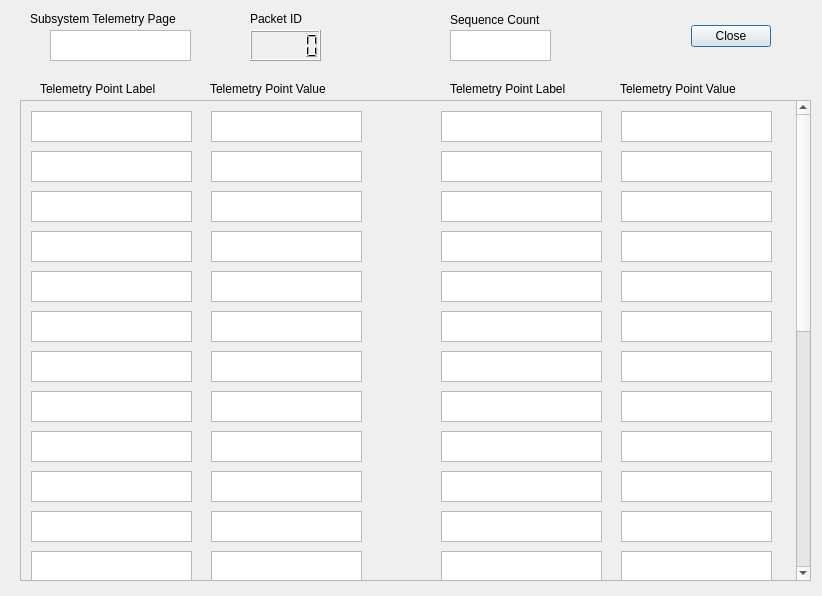
<?xml version="1.0" encoding="UTF-8"?>
<ui version="4.0">
 <class>GenericTelemetryDialog</class>
 <widget class="QDialog" name="GenericTelemetryDialog">
  <property name="geometry">
   <rect>
    <x>0</x>
    <y>0</y>
    <width>822</width>
    <height>596</height>
   </rect>
  </property>
  <property name="windowTitle">
   <string>Telemetry Page</string>
  </property>
  <widget class="QDialogButtonBox" name="buttonBox">
   <property name="geometry">
    <rect>
     <x>680</x>
     <y>20</y>
     <width>91</width>
     <height>32</height>
    </rect>
   </property>
   <property name="orientation">
    <enum>Qt::Horizontal</enum>
   </property>
   <property name="standardButtons">
    <set>QDialogButtonBox::Close</set>
   </property>
  </widget>
  <widget class="QLCDNumber" name="packetId">
   <property name="geometry">
    <rect>
     <x>250</x>
     <y>30</y>
     <width>71</width>
     <height>31</height>
    </rect>
   </property>
  </widget>
  <widget class="QLabel" name="packetIdLabel">
   <property name="geometry">
    <rect>
     <x>250</x>
     <y>10</y>
     <width>66</width>
     <height>17</height>
    </rect>
   </property>
   <property name="text">
    <string>Packet ID</string>
   </property>
  </widget>
  <widget class="QLabel" name="subSystemTelemetryPageLabel">
   <property name="geometry">
    <rect>
     <x>30</x>
     <y>10</y>
     <width>191</width>
     <height>17</height>
    </rect>
   </property>
   <property name="text">
    <string>Subsystem Telemetry Page</string>
   </property>
  </widget>
  <widget class="QTextBrowser" name="subSystemTextBrowser">
   <property name="geometry">
    <rect>
     <x>50</x>
     <y>30</y>
     <width>141</width>
     <height>31</height>
    </rect>
   </property>
  </widget>
  <widget class="QLabel" name="label">
   <property name="geometry">
    <rect>
     <x>40</x>
     <y>80</y>
     <width>151</width>
     <height>17</height>
    </rect>
   </property>
   <property name="text">
    <string>Telemetry Point Label</string>
   </property>
  </widget>
  <widget class="QLabel" name="label_2">
   <property name="geometry">
    <rect>
     <x>210</x>
     <y>80</y>
     <width>151</width>
     <height>17</height>
    </rect>
   </property>
   <property name="text">
    <string>Telemetry Point Value</string>
   </property>
  </widget>
  <widget class="QLabel" name="label_3">
   <property name="geometry">
    <rect>
     <x>620</x>
     <y>80</y>
     <width>151</width>
     <height>17</height>
    </rect>
   </property>
   <property name="text">
    <string>Telemetry Point Value</string>
   </property>
  </widget>
  <widget class="QLabel" name="label_4">
   <property name="geometry">
    <rect>
     <x>450</x>
     <y>80</y>
     <width>151</width>
     <height>17</height>
    </rect>
   </property>
   <property name="text">
    <string>Telemetry Point Label</string>
   </property>
  </widget>
  <widget class="QLabel" name="label_5">
   <property name="geometry">
    <rect>
     <x>450</x>
     <y>10</y>
     <width>111</width>
     <height>20</height>
    </rect>
   </property>
   <property name="text">
    <string>Sequence Count</string>
   </property>
  </widget>
  <widget class="QTextBrowser" name="sequenceCount">
   <property name="geometry">
    <rect>
     <x>450</x>
     <y>30</y>
     <width>101</width>
     <height>31</height>
    </rect>
   </property>
  </widget>
  <widget class="QScrollArea" name="scrollArea">
   <property name="geometry">
    <rect>
     <x>20</x>
     <y>100</y>
     <width>791</width>
     <height>481</height>
    </rect>
   </property>
   <property name="verticalScrollBarPolicy">
    <enum>Qt::ScrollBarAlwaysOn</enum>
   </property>
   <property name="widgetResizable">
    <bool>true</bool>
   </property>
   <widget class="QWidget" name="scrollAreaWidgetContents">
    <property name="geometry">
     <rect>
      <x>0</x>
      <y>-437</y>
      <width>771</width>
      <height>1000</height>
     </rect>
    </property>
    <property name="minimumSize">
     <size>
      <width>0</width>
      <height>1000</height>
     </size>
    </property>
    <widget class="QTextBrowser" name="itemValueTextBrowser_7">
     <property name="geometry">
      <rect>
       <x>190</x>
       <y>250</y>
       <width>151</width>
       <height>31</height>
      </rect>
     </property>
    </widget>
    <widget class="QTextBrowser" name="itemLabelTextBrowser_3">
     <property name="geometry">
      <rect>
       <x>10</x>
       <y>90</y>
       <width>161</width>
       <height>31</height>
      </rect>
     </property>
    </widget>
    <widget class="QTextBrowser" name="itemLabelTextBrowser_6">
     <property name="geometry">
      <rect>
       <x>10</x>
       <y>210</y>
       <width>161</width>
       <height>31</height>
      </rect>
     </property>
    </widget>
    <widget class="QTextBrowser" name="itemLabelTextBrowser_5">
     <property name="geometry">
      <rect>
       <x>10</x>
       <y>170</y>
       <width>161</width>
       <height>31</height>
      </rect>
     </property>
    </widget>
    <widget class="QTextBrowser" name="itemLabelTextBrowser_1">
     <property name="geometry">
      <rect>
       <x>10</x>
       <y>10</y>
       <width>161</width>
       <height>31</height>
      </rect>
     </property>
    </widget>
    <widget class="QTextBrowser" name="itemValueTextBrowser_1">
     <property name="geometry">
      <rect>
       <x>190</x>
       <y>10</y>
       <width>151</width>
       <height>31</height>
      </rect>
     </property>
    </widget>
    <widget class="QTextBrowser" name="itemLabelTextBrowser_7">
     <property name="geometry">
      <rect>
       <x>10</x>
       <y>250</y>
       <width>161</width>
       <height>31</height>
      </rect>
     </property>
    </widget>
    <widget class="QTextBrowser" name="itemValueTextBrowser_4">
     <property name="geometry">
      <rect>
       <x>190</x>
       <y>130</y>
       <width>151</width>
       <height>31</height>
      </rect>
     </property>
    </widget>
    <widget class="QTextBrowser" name="itemLabelTextBrowser_2">
     <property name="geometry">
      <rect>
       <x>10</x>
       <y>50</y>
       <width>161</width>
       <height>31</height>
      </rect>
     </property>
    </widget>
    <widget class="QTextBrowser" name="itemValueTextBrowser_6">
     <property name="geometry">
      <rect>
       <x>190</x>
       <y>210</y>
       <width>151</width>
       <height>31</height>
      </rect>
     </property>
    </widget>
    <widget class="QTextBrowser" name="itemValueTextBrowser_2">
     <property name="geometry">
      <rect>
       <x>190</x>
       <y>50</y>
       <width>151</width>
       <height>31</height>
      </rect>
     </property>
    </widget>
    <widget class="QTextBrowser" name="itemValueTextBrowser_5">
     <property name="geometry">
      <rect>
       <x>190</x>
       <y>170</y>
       <width>151</width>
       <height>31</height>
      </rect>
     </property>
    </widget>
    <widget class="QTextBrowser" name="itemValueTextBrowser_3">
     <property name="geometry">
      <rect>
       <x>190</x>
       <y>90</y>
       <width>151</width>
       <height>31</height>
      </rect>
     </property>
    </widget>
    <widget class="QTextBrowser" name="itemLabelTextBrowser_4">
     <property name="geometry">
      <rect>
       <x>10</x>
       <y>130</y>
       <width>161</width>
       <height>31</height>
      </rect>
     </property>
    </widget>
    <widget class="QTextBrowser" name="itemValueTextBrowser_14">
     <property name="geometry">
      <rect>
       <x>190</x>
       <y>530</y>
       <width>151</width>
       <height>31</height>
      </rect>
     </property>
    </widget>
    <widget class="QTextBrowser" name="itemLabelTextBrowser_10">
     <property name="geometry">
      <rect>
       <x>10</x>
       <y>370</y>
       <width>161</width>
       <height>31</height>
      </rect>
     </property>
    </widget>
    <widget class="QTextBrowser" name="itemLabelTextBrowser_14">
     <property name="geometry">
      <rect>
       <x>10</x>
       <y>530</y>
       <width>161</width>
       <height>31</height>
      </rect>
     </property>
    </widget>
    <widget class="QTextBrowser" name="itemLabelTextBrowser_13">
     <property name="geometry">
      <rect>
       <x>10</x>
       <y>490</y>
       <width>161</width>
       <height>31</height>
      </rect>
     </property>
    </widget>
    <widget class="QTextBrowser" name="itemLabelTextBrowser_9">
     <property name="geometry">
      <rect>
       <x>10</x>
       <y>330</y>
       <width>161</width>
       <height>31</height>
      </rect>
     </property>
    </widget>
    <widget class="QTextBrowser" name="itemValueTextBrowser_9">
     <property name="geometry">
      <rect>
       <x>190</x>
       <y>330</y>
       <width>151</width>
       <height>31</height>
      </rect>
     </property>
    </widget>
    <widget class="QTextBrowser" name="itemLabelTextBrowser_12">
     <property name="geometry">
      <rect>
       <x>10</x>
       <y>450</y>
       <width>161</width>
       <height>31</height>
      </rect>
     </property>
    </widget>
    <widget class="QTextBrowser" name="itemLabelTextBrowser_11">
     <property name="geometry">
      <rect>
       <x>10</x>
       <y>410</y>
       <width>161</width>
       <height>31</height>
      </rect>
     </property>
    </widget>
    <widget class="QTextBrowser" name="itemValueTextBrowser_8">
     <property name="geometry">
      <rect>
       <x>190</x>
       <y>290</y>
       <width>151</width>
       <height>31</height>
      </rect>
     </property>
    </widget>
    <widget class="QTextBrowser" name="itemValueTextBrowser_11">
     <property name="geometry">
      <rect>
       <x>190</x>
       <y>410</y>
       <width>151</width>
       <height>31</height>
      </rect>
     </property>
    </widget>
    <widget class="QTextBrowser" name="itemValueTextBrowser_12">
     <property name="geometry">
      <rect>
       <x>190</x>
       <y>450</y>
       <width>151</width>
       <height>31</height>
      </rect>
     </property>
    </widget>
    <widget class="QTextBrowser" name="itemValueTextBrowser_10">
     <property name="geometry">
      <rect>
       <x>190</x>
       <y>370</y>
       <width>151</width>
       <height>31</height>
      </rect>
     </property>
    </widget>
    <widget class="QTextBrowser" name="itemValueTextBrowser_13">
     <property name="geometry">
      <rect>
       <x>190</x>
       <y>490</y>
       <width>151</width>
       <height>31</height>
      </rect>
     </property>
    </widget>
    <widget class="QTextBrowser" name="itemLabelTextBrowser_8">
     <property name="geometry">
      <rect>
       <x>10</x>
       <y>290</y>
       <width>161</width>
       <height>31</height>
      </rect>
     </property>
    </widget>
    <widget class="QTextBrowser" name="itemLabelTextBrowser_15">
     <property name="geometry">
      <rect>
       <x>10</x>
       <y>570</y>
       <width>161</width>
       <height>31</height>
      </rect>
     </property>
    </widget>
    <widget class="QTextBrowser" name="itemLabelTextBrowser_16">
     <property name="geometry">
      <rect>
       <x>10</x>
       <y>610</y>
       <width>161</width>
       <height>31</height>
      </rect>
     </property>
    </widget>
    <widget class="QTextBrowser" name="itemLabelTextBrowser_17">
     <property name="geometry">
      <rect>
       <x>10</x>
       <y>650</y>
       <width>161</width>
       <height>31</height>
      </rect>
     </property>
    </widget>
    <widget class="QTextBrowser" name="itemLabelTextBrowser_18">
     <property name="geometry">
      <rect>
       <x>10</x>
       <y>690</y>
       <width>161</width>
       <height>31</height>
      </rect>
     </property>
    </widget>
    <widget class="QTextBrowser" name="itemLabelTextBrowser_19">
     <property name="geometry">
      <rect>
       <x>10</x>
       <y>730</y>
       <width>161</width>
       <height>31</height>
      </rect>
     </property>
    </widget>
    <widget class="QTextBrowser" name="itemLabelTextBrowser_20">
     <property name="geometry">
      <rect>
       <x>10</x>
       <y>770</y>
       <width>161</width>
       <height>31</height>
      </rect>
     </property>
    </widget>
    <widget class="QTextBrowser" name="itemValueTextBrowser_15">
     <property name="geometry">
      <rect>
       <x>190</x>
       <y>570</y>
       <width>151</width>
       <height>31</height>
      </rect>
     </property>
    </widget>
    <widget class="QTextBrowser" name="itemValueTextBrowser_16">
     <property name="geometry">
      <rect>
       <x>190</x>
       <y>610</y>
       <width>151</width>
       <height>31</height>
      </rect>
     </property>
    </widget>
    <widget class="QTextBrowser" name="itemValueTextBrowser_17">
     <property name="geometry">
      <rect>
       <x>190</x>
       <y>650</y>
       <width>151</width>
       <height>31</height>
      </rect>
     </property>
    </widget>
    <widget class="QTextBrowser" name="itemValueTextBrowser_18">
     <property name="geometry">
      <rect>
       <x>190</x>
       <y>690</y>
       <width>151</width>
       <height>31</height>
      </rect>
     </property>
    </widget>
    <widget class="QTextBrowser" name="itemValueTextBrowser_19">
     <property name="geometry">
      <rect>
       <x>190</x>
       <y>730</y>
       <width>151</width>
       <height>31</height>
      </rect>
     </property>
    </widget>
    <widget class="QTextBrowser" name="itemValueTextBrowser_20">
     <property name="geometry">
      <rect>
       <x>190</x>
       <y>770</y>
       <width>151</width>
       <height>31</height>
      </rect>
     </property>
    </widget>
    <widget class="QTextBrowser" name="itemLabelTextBrowser_36">
     <property name="geometry">
      <rect>
       <x>420</x>
       <y>610</y>
       <width>161</width>
       <height>31</height>
      </rect>
     </property>
    </widget>
    <widget class="QTextBrowser" name="itemLabelTextBrowser_28">
     <property name="geometry">
      <rect>
       <x>420</x>
       <y>290</y>
       <width>161</width>
       <height>31</height>
      </rect>
     </property>
    </widget>
    <widget class="QTextBrowser" name="itemLabelTextBrowser_39">
     <property name="geometry">
      <rect>
       <x>420</x>
       <y>730</y>
       <width>161</width>
       <height>31</height>
      </rect>
     </property>
    </widget>
    <widget class="QTextBrowser" name="itemLabelTextBrowser_21">
     <property name="geometry">
      <rect>
       <x>420</x>
       <y>10</y>
       <width>161</width>
       <height>31</height>
      </rect>
     </property>
    </widget>
    <widget class="QTextBrowser" name="itemLabelTextBrowser_29">
     <property name="geometry">
      <rect>
       <x>420</x>
       <y>330</y>
       <width>161</width>
       <height>31</height>
      </rect>
     </property>
    </widget>
    <widget class="QTextBrowser" name="itemLabelTextBrowser_30">
     <property name="geometry">
      <rect>
       <x>420</x>
       <y>370</y>
       <width>161</width>
       <height>31</height>
      </rect>
     </property>
    </widget>
    <widget class="QTextBrowser" name="itemLabelTextBrowser_22">
     <property name="geometry">
      <rect>
       <x>420</x>
       <y>50</y>
       <width>161</width>
       <height>31</height>
      </rect>
     </property>
    </widget>
    <widget class="QTextBrowser" name="itemLabelTextBrowser_38">
     <property name="geometry">
      <rect>
       <x>420</x>
       <y>690</y>
       <width>161</width>
       <height>31</height>
      </rect>
     </property>
    </widget>
    <widget class="QTextBrowser" name="itemLabelTextBrowser_35">
     <property name="geometry">
      <rect>
       <x>420</x>
       <y>570</y>
       <width>161</width>
       <height>31</height>
      </rect>
     </property>
    </widget>
    <widget class="QTextBrowser" name="itemLabelTextBrowser_34">
     <property name="geometry">
      <rect>
       <x>420</x>
       <y>530</y>
       <width>161</width>
       <height>31</height>
      </rect>
     </property>
    </widget>
    <widget class="QTextBrowser" name="itemLabelTextBrowser_37">
     <property name="geometry">
      <rect>
       <x>420</x>
       <y>650</y>
       <width>161</width>
       <height>31</height>
      </rect>
     </property>
    </widget>
    <widget class="QTextBrowser" name="itemLabelTextBrowser_27">
     <property name="geometry">
      <rect>
       <x>420</x>
       <y>250</y>
       <width>161</width>
       <height>31</height>
      </rect>
     </property>
    </widget>
    <widget class="QTextBrowser" name="itemLabelTextBrowser_23">
     <property name="geometry">
      <rect>
       <x>420</x>
       <y>90</y>
       <width>161</width>
       <height>31</height>
      </rect>
     </property>
    </widget>
    <widget class="QTextBrowser" name="itemLabelTextBrowser_40">
     <property name="geometry">
      <rect>
       <x>420</x>
       <y>770</y>
       <width>161</width>
       <height>31</height>
      </rect>
     </property>
    </widget>
    <widget class="QTextBrowser" name="itemLabelTextBrowser_25">
     <property name="geometry">
      <rect>
       <x>420</x>
       <y>170</y>
       <width>161</width>
       <height>31</height>
      </rect>
     </property>
    </widget>
    <widget class="QTextBrowser" name="itemLabelTextBrowser_26">
     <property name="geometry">
      <rect>
       <x>420</x>
       <y>210</y>
       <width>161</width>
       <height>31</height>
      </rect>
     </property>
    </widget>
    <widget class="QTextBrowser" name="itemLabelTextBrowser_31">
     <property name="geometry">
      <rect>
       <x>420</x>
       <y>410</y>
       <width>161</width>
       <height>31</height>
      </rect>
     </property>
    </widget>
    <widget class="QTextBrowser" name="itemLabelTextBrowser_33">
     <property name="geometry">
      <rect>
       <x>420</x>
       <y>490</y>
       <width>161</width>
       <height>31</height>
      </rect>
     </property>
    </widget>
    <widget class="QTextBrowser" name="itemLabelTextBrowser_24">
     <property name="geometry">
      <rect>
       <x>420</x>
       <y>130</y>
       <width>161</width>
       <height>31</height>
      </rect>
     </property>
    </widget>
    <widget class="QTextBrowser" name="itemLabelTextBrowser_32">
     <property name="geometry">
      <rect>
       <x>420</x>
       <y>450</y>
       <width>161</width>
       <height>31</height>
      </rect>
     </property>
    </widget>
    <widget class="QTextBrowser" name="itemValueTextBrowser_40">
     <property name="geometry">
      <rect>
       <x>600</x>
       <y>770</y>
       <width>151</width>
       <height>31</height>
      </rect>
     </property>
    </widget>
    <widget class="QTextBrowser" name="itemValueTextBrowser_33">
     <property name="geometry">
      <rect>
       <x>600</x>
       <y>490</y>
       <width>151</width>
       <height>31</height>
      </rect>
     </property>
    </widget>
    <widget class="QTextBrowser" name="itemValueTextBrowser_29">
     <property name="geometry">
      <rect>
       <x>600</x>
       <y>330</y>
       <width>151</width>
       <height>31</height>
      </rect>
     </property>
    </widget>
    <widget class="QTextBrowser" name="itemValueTextBrowser_22">
     <property name="geometry">
      <rect>
       <x>600</x>
       <y>50</y>
       <width>151</width>
       <height>31</height>
      </rect>
     </property>
    </widget>
    <widget class="QTextBrowser" name="itemValueTextBrowser_36">
     <property name="geometry">
      <rect>
       <x>600</x>
       <y>610</y>
       <width>151</width>
       <height>31</height>
      </rect>
     </property>
    </widget>
    <widget class="QTextBrowser" name="itemValueTextBrowser_23">
     <property name="geometry">
      <rect>
       <x>600</x>
       <y>90</y>
       <width>151</width>
       <height>31</height>
      </rect>
     </property>
    </widget>
    <widget class="QTextBrowser" name="itemValueTextBrowser_27">
     <property name="geometry">
      <rect>
       <x>600</x>
       <y>250</y>
       <width>151</width>
       <height>31</height>
      </rect>
     </property>
    </widget>
    <widget class="QTextBrowser" name="itemValueTextBrowser_31">
     <property name="geometry">
      <rect>
       <x>600</x>
       <y>410</y>
       <width>151</width>
       <height>31</height>
      </rect>
     </property>
    </widget>
    <widget class="QTextBrowser" name="itemValueTextBrowser_30">
     <property name="geometry">
      <rect>
       <x>600</x>
       <y>370</y>
       <width>151</width>
       <height>31</height>
      </rect>
     </property>
    </widget>
    <widget class="QTextBrowser" name="itemValueTextBrowser_39">
     <property name="geometry">
      <rect>
       <x>600</x>
       <y>730</y>
       <width>151</width>
       <height>31</height>
      </rect>
     </property>
    </widget>
    <widget class="QTextBrowser" name="itemValueTextBrowser_21">
     <property name="geometry">
      <rect>
       <x>600</x>
       <y>10</y>
       <width>151</width>
       <height>31</height>
      </rect>
     </property>
    </widget>
    <widget class="QTextBrowser" name="itemValueTextBrowser_24">
     <property name="geometry">
      <rect>
       <x>600</x>
       <y>130</y>
       <width>151</width>
       <height>31</height>
      </rect>
     </property>
    </widget>
    <widget class="QTextBrowser" name="itemValueTextBrowser_26">
     <property name="geometry">
      <rect>
       <x>600</x>
       <y>210</y>
       <width>151</width>
       <height>31</height>
      </rect>
     </property>
    </widget>
    <widget class="QTextBrowser" name="itemValueTextBrowser_32">
     <property name="geometry">
      <rect>
       <x>600</x>
       <y>450</y>
       <width>151</width>
       <height>31</height>
      </rect>
     </property>
    </widget>
    <widget class="QTextBrowser" name="itemValueTextBrowser_34">
     <property name="geometry">
      <rect>
       <x>600</x>
       <y>530</y>
       <width>151</width>
       <height>31</height>
      </rect>
     </property>
    </widget>
    <widget class="QTextBrowser" name="itemValueTextBrowser_38">
     <property name="geometry">
      <rect>
       <x>600</x>
       <y>690</y>
       <width>151</width>
       <height>31</height>
      </rect>
     </property>
    </widget>
    <widget class="QTextBrowser" name="itemValueTextBrowser_28">
     <property name="geometry">
      <rect>
       <x>600</x>
       <y>290</y>
       <width>151</width>
       <height>31</height>
      </rect>
     </property>
    </widget>
    <widget class="QTextBrowser" name="itemValueTextBrowser_25">
     <property name="geometry">
      <rect>
       <x>600</x>
       <y>170</y>
       <width>151</width>
       <height>31</height>
      </rect>
     </property>
    </widget>
    <widget class="QTextBrowser" name="itemValueTextBrowser_37">
     <property name="geometry">
      <rect>
       <x>600</x>
       <y>650</y>
       <width>151</width>
       <height>31</height>
      </rect>
     </property>
    </widget>
    <widget class="QTextBrowser" name="itemValueTextBrowser_35">
     <property name="geometry">
      <rect>
       <x>600</x>
       <y>570</y>
       <width>151</width>
       <height>31</height>
      </rect>
     </property>
    </widget>
   </widget>
  </widget>
 </widget>
 <resources/>
 <connections>
  <connection>
   <sender>buttonBox</sender>
   <signal>accepted()</signal>
   <receiver>GenericTelemetryDialog</receiver>
   <slot>accept()</slot>
   <hints>
    <hint type="sourcelabel">
     <x>248</x>
     <y>254</y>
    </hint>
    <hint type="destinationlabel">
     <x>157</x>
     <y>274</y>
    </hint>
   </hints>
  </connection>
  <connection>
   <sender>buttonBox</sender>
   <signal>rejected()</signal>
   <receiver>GenericTelemetryDialog</receiver>
   <slot>reject()</slot>
   <hints>
    <hint type="sourcelabel">
     <x>316</x>
     <y>260</y>
    </hint>
    <hint type="destinationlabel">
     <x>286</x>
     <y>274</y>
    </hint>
   </hints>
  </connection>
 </connections>
</ui>
